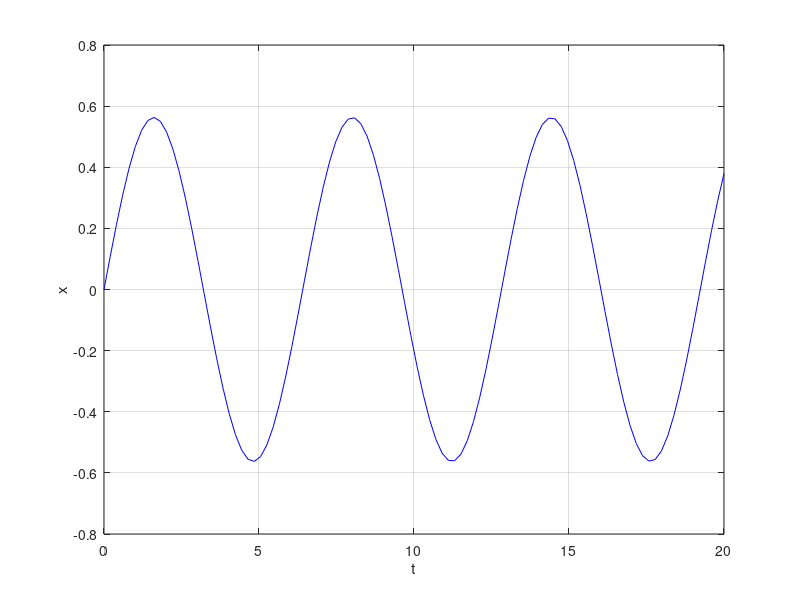
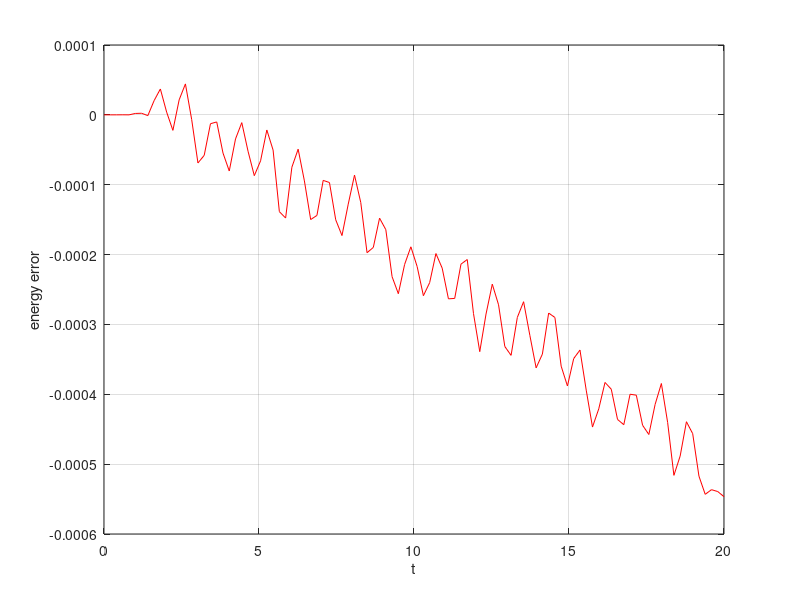

MATLAB code to generate these figures, in order:
% Numerical Programming 2 CSE
% Tutorial 3 - ODE - Synplectic Methods
% Author: Bernhard Gatzhammer

% Matlab code for exercise 1b)

clear all
close all

y0 = [0, 1];              % Initial values [p0, q0]
t = linspace(0, 20, 100); % Discrete times used in integration
Ht = zeros(length(t),1);  % Energy over time
odef1 = @(t,y) cos(y(2)); % First ODE function handle
odef2 = @(t,y) y(1);      % Second ODE function handle
odef = @(t,y) [odef1(t,y); odef2(t,y)]; % System of first and second ODE f.h.
H = @(t,y) 0.5*y(1)^2 - sin(y(2)); % Hamiltonian function handle
Ht(1) = H(t(1),y0);       % Initial energy measure
Ht(1)


[t, y] = ode45(odef, t, y0); % Matlab explicit ODE solver
%y = euler_explicit(odef, t, y0);
%y = euler_implicit(odef, t, y0);
%y = euler_synplectic(odef1, odef2, t, y0);

% Plot the oscillation
plot(t, y(:,1),'b') 
xlabel('t')
ylabel('x')
grid on

% Plot the energy error compared to the initial energy
for i=2:length(t)
    Ht(i) = H(t(i),y(i,:));
end
figure
plot(t,Ht - Ht(1),'r')
grid on
xlabel('t')
ylabel('energy error')
